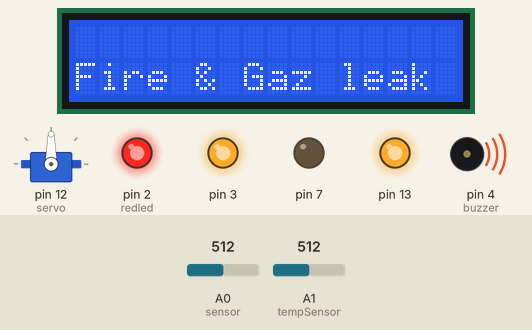
Simulated run of this sketch. Board: Arduino Uno, built with avr-gcc and run on an emulated ATmega328P. Shown: servo, 16×2 character LCD, output pins drawn as LEDs (lit = HIGH), buzzer (waves = sounding). The test bench sets the inputs (shaded band); at power-on: A0 (sensor) = 512, A1 (tempSensor) = 512. Pins used as bus, display or sensor lines are not drawn.

Above: at 1.2 s.
1.3 s: A0 (sensor) set to 490
At 3.5 s:
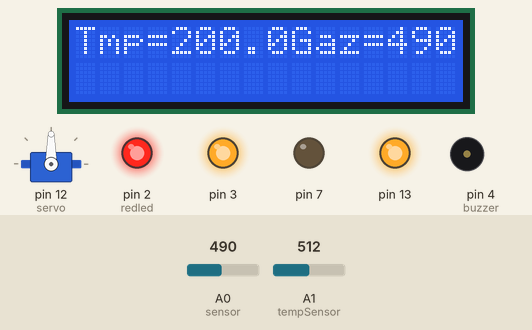
7.3 s: A1 (tempSensor) set to 202
At 9.6 s:
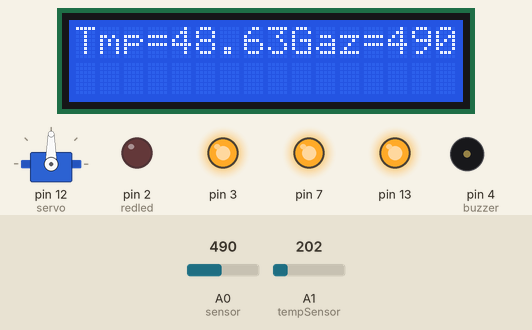
11.3 s: A1 (tempSensor) set to 178
At 13.8 s:
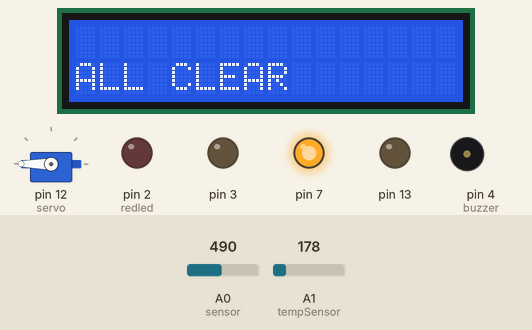
16.6 s: A0 (sensor) set to 510
At 20.3 s:
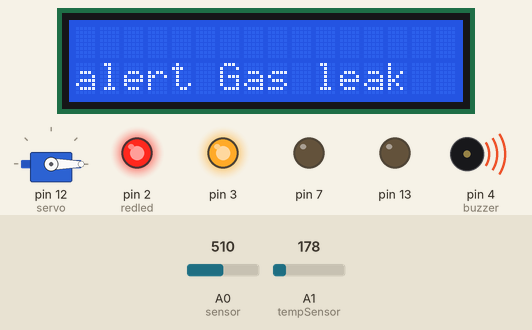
24.2 s: A1 (tempSensor) set to 306
At 26.7 s:
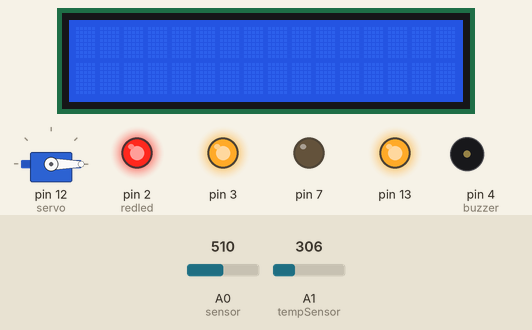
30.7 s: A0 (sensor) set to 306
At 34.7 s:
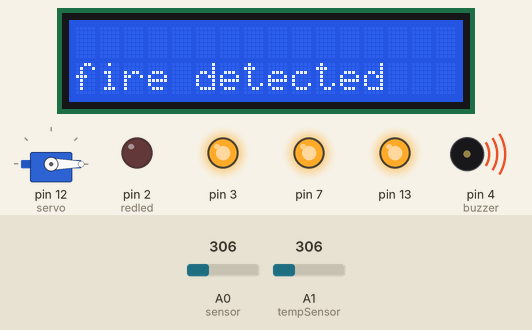
Timing chart, 0 to 39.3 s (numbered marks = the images above; inputs shaded):
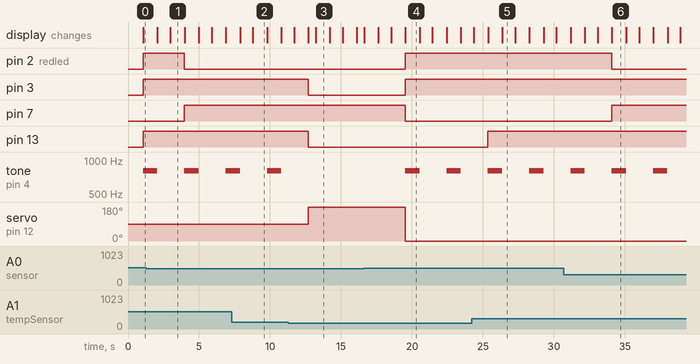

Measured:
- the behaviour switches between 195 and 194 on A1 (tempSensor) (found by bisection; images 2 and 3)
- after the input at 1.3 s, pin 2 (redled): HIGH → LOW after 2.7 s; pin 7: LOW → HIGH after 2.7 s
- after the input at 11.3 s, pin 3, pin 13: HIGH → LOW after 1.4 s; tone on pin 4 (buzzer): stays silent (without the input it goes to 800 Hz after 1.4 s); servo on pin 12 (servo): 90° → 180° after 1.4 s
- after the input at 16.6 s, pin 2 (redled), pin 3: LOW → HIGH after 2.9 s; pin 7: HIGH → LOW after 2.9 s; tone on pin 4 (buzzer): alternates 800 Hz for 1.0 s and silent for 1.9 s, starting after 2.9 s; servo on pin 12 (servo): 180° → 0° after 2.9 s
- after the input at 24.2 s, pin 13: LOW → HIGH after 1.2 s
- after the input at 30.7 s, pin 2 (redled): HIGH → LOW after 3.4 s; pin 7: LOW → HIGH after 3.4 s
- by itself, tone on pin 4 (buzzer): alternates 800 Hz for 1.0 s and silent for 1.9 s

The sketch:

sketch_jan22a.ino
```cpp
#include <LiquidCrystal.h>
#include <Servo.h>

LiquidCrystal lcd(5,6,8,9,10,11);


#define pinservo 12;
#define sensorPin  A1


 Servo servo;

int redled2 = 13;
int redled = 2;
int led2 = 1;
int greenled = 7;
int buzzer = 4;
int sensor = A0;
int sensorThresh =500;
int tempSensor =A1;
float temp;
int Mcc = 3;


void setup()
{
  servo.attach(12);
pinMode(1, OUTPUT);
pinMode(2,OUTPUT);
pinMode(7, OUTPUT);
pinMode(13, OUTPUT);
pinMode(3,OUTPUT);
pinMode(buzzer,OUTPUT);
pinMode(sensor,INPUT);
pinMode(tempSensor,INPUT);
pinMode(12,INPUT);

Serial.begin(9600);
lcd.begin(16,2);

}

void loop()
{
  temp = analogRead(A1)*0.004882814;
  temp=(temp-0.5)*100;
  int gaz = analogRead(sensor);
  lcd.setCursor(0,0);
 lcd.print("Tmp= ");
  lcd.setCursor(4,0);
  lcd.print(temp);
  lcd.setCursor(9, 0);
 lcd.print("Gaz= ");
  lcd.setCursor(13,0);
  lcd.print(gaz);
delay(1000);
  lcd.clear();

  if(gaz>sensorThresh && temp <= 45)
  {
    servo.write(-180);
 digitalWrite(7,LOW);
 digitalWrite(redled,HIGH);
 digitalWrite(13,LOW);
 digitalWrite(1,HIGH);
 analogWrite(3,255);
 tone(buzzer,800,1000);
 lcd.setCursor(0,1);
 lcd.print("alert Gas leak ");
 delay(1000);
 lcd.clear();

  }
    if(gaz<sensorThresh && temp <= 45)

  {
    servo.write(180);


    digitalWrite(1,HIGH);
    digitalWrite(13,LOW);
    digitalWrite(7,HIGH);
    digitalWrite(2,LOW);
    analogWrite(3,0);

    noTone(buzzer);
    lcd.clear();
    lcd.setCursor(0,1);
    lcd.print("SAFE");
    delay(500);
    lcd.setCursor(0,1);
    lcd.print("ALL CLEAR");
    delay(1000);
    lcd.clear();

  }
     if (temp >= 45 && gaz<sensorThresh) {

  digitalWrite(13, HIGH);
  digitalWrite(2,LOW);
  digitalWrite(7,HIGH);
  digitalWrite(1,LOW);
  analogWrite(3,255);
  tone(buzzer,800,1000);
  lcd.setCursor(0,1);
  lcd.print("fire detected");
  delay(1000);
  lcd.clear();

  }
  if (temp >= 45 && gaz>sensorThresh) {

 digitalWrite(13, HIGH);
 digitalWrite(2,HIGH);
 digitalWrite(7,LOW);
 digitalWrite(1,LOW);
 analogWrite(3,255);
 tone(buzzer,800,1000);
 lcd.setCursor(0,1);
 lcd.print("Fire & Gaz leak");
 delay(1000);
 lcd.clear();
  }
      delay(900);

}
```
